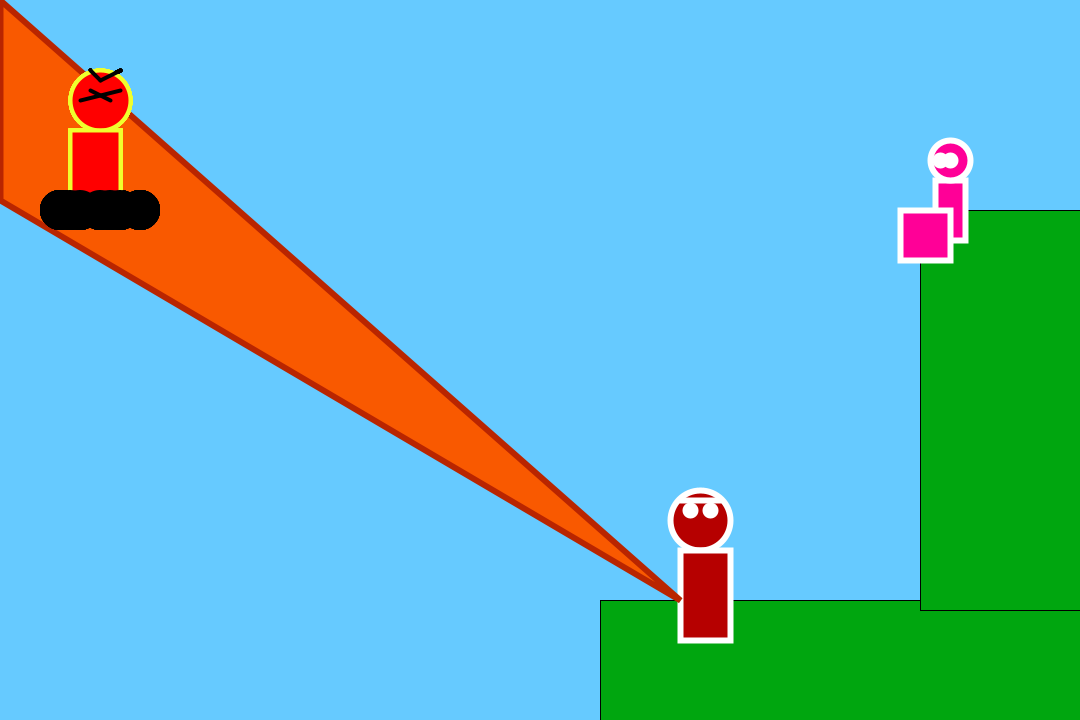
Frame 1 (no input)
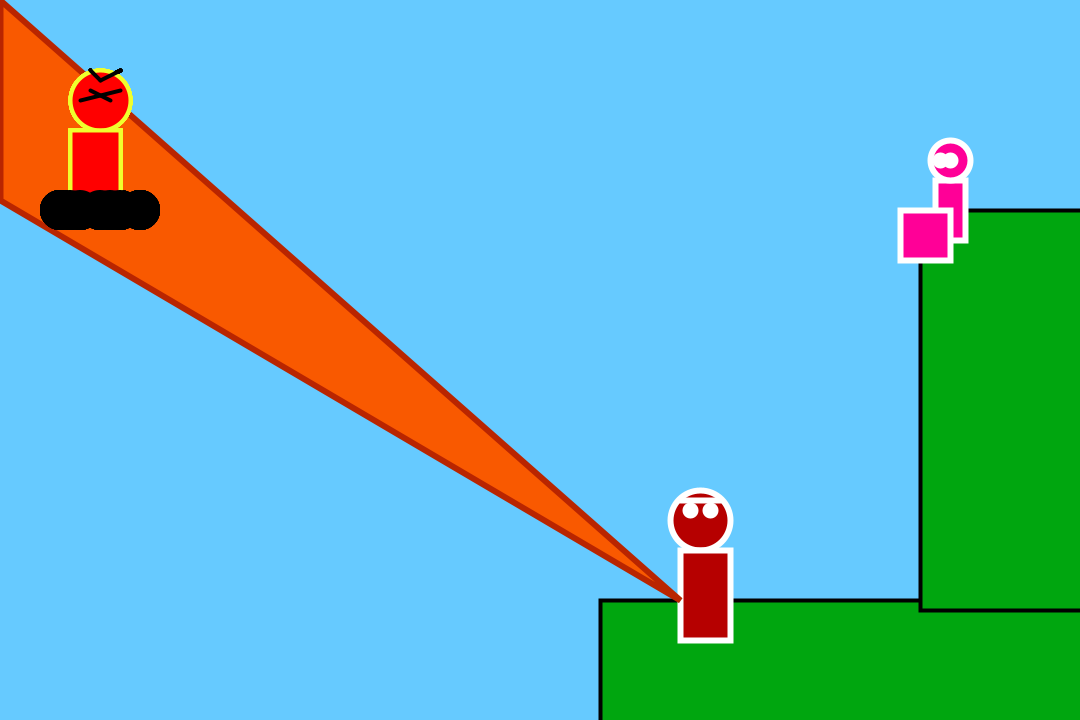
Frame 60 (the mouse pressed at the canvas centre just before this capture)
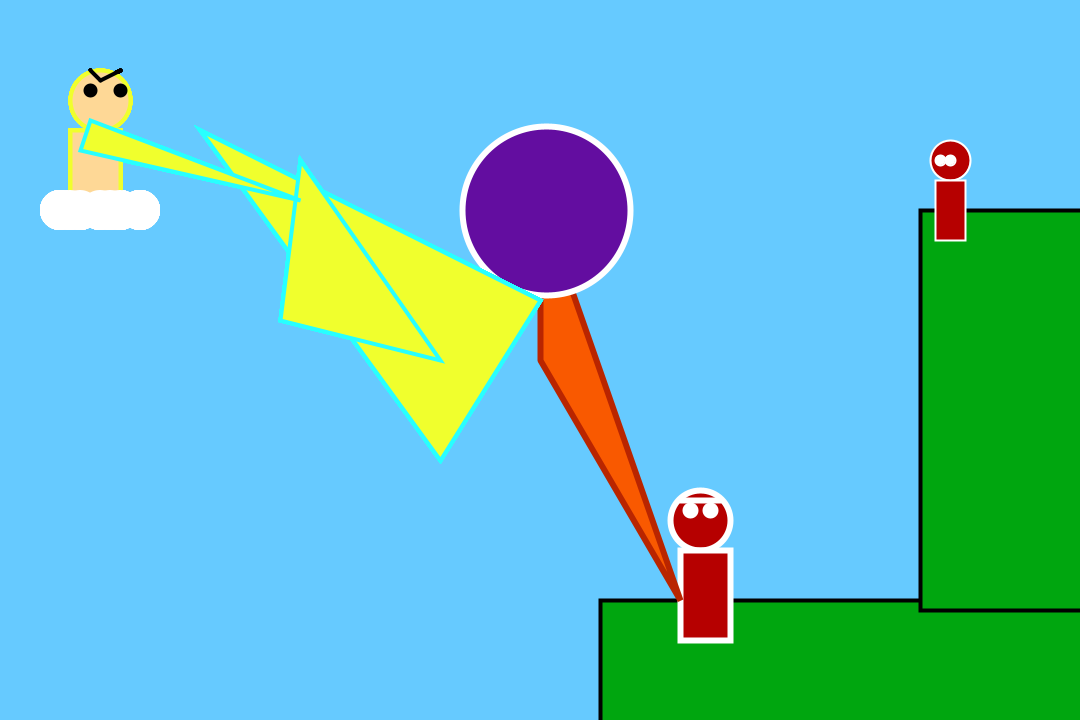
Frame 120 (the mouse held since frame 60 and released just before this capture)

The Processing sketch that drew these frames (run headless with seeded random() and noise(); from frame 60 on, the mouse is pressed at the canvas centre):

// Processing sketch: SS3_JudgementoftheGods
// ── SS3_JudgementoftheGods.pde
// Judgment of the Gods by Nicholas Ramdin
// press and hold mouse button for Atreus to release his energy orb 
// attack zeus with kratos by moving your mouse
// inspired from popular video game God of War. 
// The theme for this sketch is a battle between mankind vs God(s). 

// for Atreus floating orb attack
int circleX = 900;
float circleY = 210.8;
int x = 50;
float r= 0;
float g= 255;
float b= 0;



void setup() {
  size(1080,720);
  frameRate(30);
}

void draw() {
  background(102, 202, 255);
    stroke(0);
    fill(0, 166, 15);
    
  //else //{
    //fill(0); // Black
//}
    //ground under kratos
      rect(600, 600,500,500);
      
      //high ground under atreus
      rect(920, 210,400,400);
        
         

// ATREUS

 
//ATREUShead
strokeWeight(2);
  //kratos head
   stroke(255);
  fill(182, 0, 0);
  ellipse(950,160,40,40);
  
 //ATREUS EYES
  
  fill(255);
  ellipse(940,160,10,10);
  ellipse(950,160,10,10);
  
  
  
  //ATREUSbody
   stroke(255);
fill(182, 0, 0);
  rect(935, 180,30,60);
  
  
   

  
  //kratos
  
  
  strokeWeight(6);
  //kratos head
   stroke(255);
  fill(182, 0, 0);
  ellipse(700,520,60,60);
  
 //kratos eyes
  fill(255);
  ellipse(710,510,10,10);
  ellipse(690,510,10,10);
  
  
  //kratos eyebrow 
  stroke(255);
  line(680, 500, 720, 500);
  
  //kratos body
  stroke(255);
fill(182, 0, 0);
  rect(680, 550,50,90);
  
    //fireblades
    stroke(185, 37, 0);
  fill(249, 89, 0); //fireblades color
  //triangle(200,130,360, 300, 440, 460); //bigger bolt 
  //triangle(440,90,300, 160, 280, 320); //big bolt 
  triangle(680,600,mouseX,mouseY,mouseX,200); //closer bolt 
  
    
 
  
  //Atreus floating orb attack
  //fill(255);
  //ellipse(circleX,circleY,50,50);
  //circleX = circleX - 1;
  
   if (mousePressed == true) {
     stroke(255);
    fill(r,g,b);
     r= random (255);
  g= random (255);
  b= random (255);
  ellipse(circleX,circleY,x++,x++);
  circleX = circleX - 6;
  
   } else if (mousePressed == false){ //atreus body change
          stroke(255);
fill(255, 0, 151);
  rect(935, 180,30,60);
   ellipse(950,160,40,40);
     rect(900,210,50,50);

     fill(255);
  ellipse(940,160,10,10);
  ellipse(950,160,10,10);
   }
   
   //
   
   for (int i = 0; i < 10; i=i+1) {
    if (mouseX > 150) {
      
      
     //NORMAL ZEUS
  
  
    
  //ZEUShead
  strokeWeight(4);
  stroke(240, 255, 45);
  fill(254, 216, 150);
  ellipse(100,100,60,60);
  
  
  //ZEUSeyebrows
    stroke(0);
  line(90, 70, 100, 80); //left brow (your left not his)
  line(120, 70, 100, 80); //right brow (your right not his)

  //ZEUSeyes
  fill(0);
  ellipse(90,90,10,10);
  ellipse(120,90,10,10);
  

  
  //ZEUSbody
   stroke(240, 255, 45);
  fill(254, 216, 150);
  rect(70, 130,50,90);
  
  
  //ZEUScloud
  
 noStroke();
  fill(255);
    ellipse(100,210,40,40);
   ellipse(80,210,40,40);
    ellipse(110,210,40,40);
    ellipse(120,210,40,40);
    ellipse(70,210,40,40);
     ellipse(140,210,40,40);
     ellipse(60,210,40,40);
     
      //bolts
  stroke(40, 255, 255);
  //stroke(103, 39, 130);
  fill(240, 255, 45); //bolt color
  triangle(200,130,mouseX, 300, 440, 460); //bigger bolt 
  triangle(440,mouseY,300, 160, 280, 320); //big bolt 
  triangle(90,120,80,150,300,200); //closer bolt 
  
    } else {
      
      
      
      //ZEUS DEFEATED 
      
      
      //ZEUS
  
  
    
  //ZEUShead
  strokeWeight(4);
  stroke(240, 255, 45);
  fill(255, 0, 0);
  ellipse(100,100,60,60);
  
  
  //ZEUSeyebrows
    stroke(0);
  line(90, 70, 100, 80); //left brow (your left not his)
  line(120, 70, 100, 80); //right brow (your right not his)

  //ZEUSeyes
  fill(0);
 line(90, 90, 110, 100);
  line(120,90,80,100);
  

  
  //ZEUSbody
   stroke(240, 255, 45);
fill(255, 0, 0);
  rect(70, 130,50,90);
  
  
  //ZEUScloud
  
 noStroke();
  fill(0);
    ellipse(100,210,40,40);
   ellipse(80,210,40,40);
    ellipse(110,210,40,40);
    ellipse(120,210,40,40);
    ellipse(70,210,40,40);
     ellipse(140,210,40,40);
     ellipse(60,210,40,40);
     
      
    }
    
  }
}


// //bolts

//seagulls
// line(90, 90, 100, 100);
 // line(120,90,100,100);

  //stroke(40, 255, 255);
  //stroke(103, 39, 130);
//  fill(240, 255, 45); //bolt color
 // triangle(200,130,360, 300, 440, 460); //bigger bolt 
 // triangle(440,90,300, 160, 280, 320); //big bolt 
 // triangle(90,120,80,150,300,200); //closer bolt 
  
  

//kratos clr (182, 0, 0)
//bolt clr  fill(240, 255, 45);

// potential bolt   triangle(80,90,100, 120, 140, 160);


// line clash to indicate action 
// line(710, 510, 100, 80); //left brow (your left not his)
//  line(690, 510, 100, 80); //right brow (your right not his)
